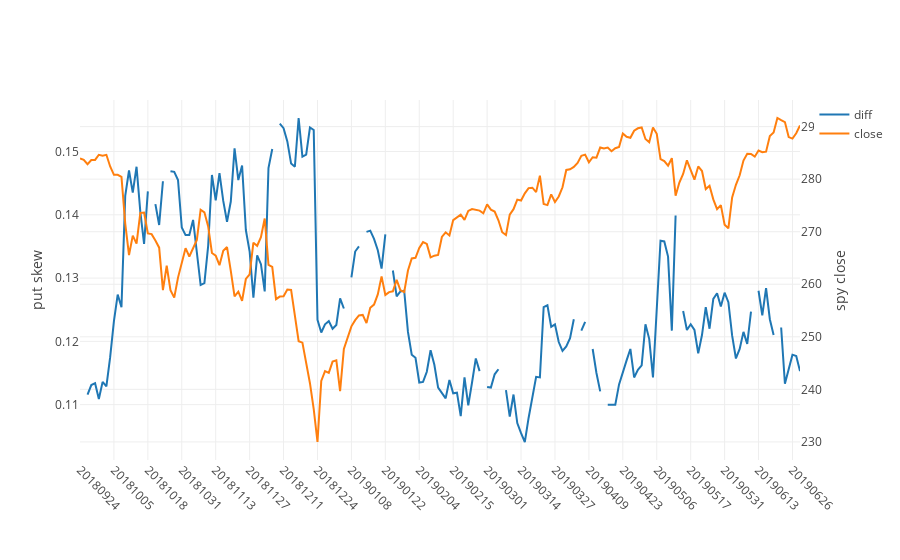

Here is the notebook cell this chart was saved with:
### Code cell
y = 19
c = SYMBOL_TO_RESEARCH
df_year = df_iv_skew[(df_iv_skew.symbol.str.slice(0,2)==c) & (df_iv_skew.symbol.str.slice(-2,)==str(y))]
df_year['diff'] = df_year['-0.2'] - df_year['0.2']
df_year = df_year[['settle_date','diff']]
df_year = df_year.merge(df_etf[['settle_date','close']],on='settle_date',how='inner')
iplot(plotly_plot(df_year,x_column='settle_date',y_left_label='put skew',yaxis2_cols=['close'],y_right_label=f'{etf} close'))

### Figure 1 — Plotly figure (JSON) as saved in the notebook; plotly's stock layout.template omitted (floating-point values rounded to 4 significant figures; data arrays with more than 128 entries replaced by an {"elided": "..."} marker saying what was removed)
{"data": [{"name": "diff", "type": "scatter", "uid": "6f37c83a-30bc-11ea-bec1-8c859025e7f9", "x": {"elided": "192 int values"}, "y": {"elided": "192 float values"}, "yaxis": "y"}, {"name": "close", "type": "scatter", "uid": "6f37c9ac-30bc-11ea-9e34-8c859025e7f9", "x": {"elided": "192 int values"}, "y": {"elided": "192 float values"}, "yaxis": "y2"}], "layout": {"margin": {"b": 100}, "xaxis": {"tickangle": 45, "ticktext": [20180924, 20181005, 20181018, 20181031, 20181113, 20181127, 20181211, 20181224, 20190108, 20190122, 20190204, 20190215, 20190301, 20190314, 20190327, 20190409, 20190423, 20190506, 20190517, 20190531, 20190613, 20190626], "tickvals": [20180924, 20181005, 20181018, 20181031, 20181113, 20181127, 20181211, 20181224, 20190108, 20190122, 20190204, 20190215, 20190301, 20190314, 20190327, 20190409, 20190423, 20190506, 20190517, 20190531, 20190613, 20190626], "type": "category"}, "yaxis": {"title": "put skew"}, "yaxis2": {"overlaying": "y", "side": "right", "title": "spy close"}}}
